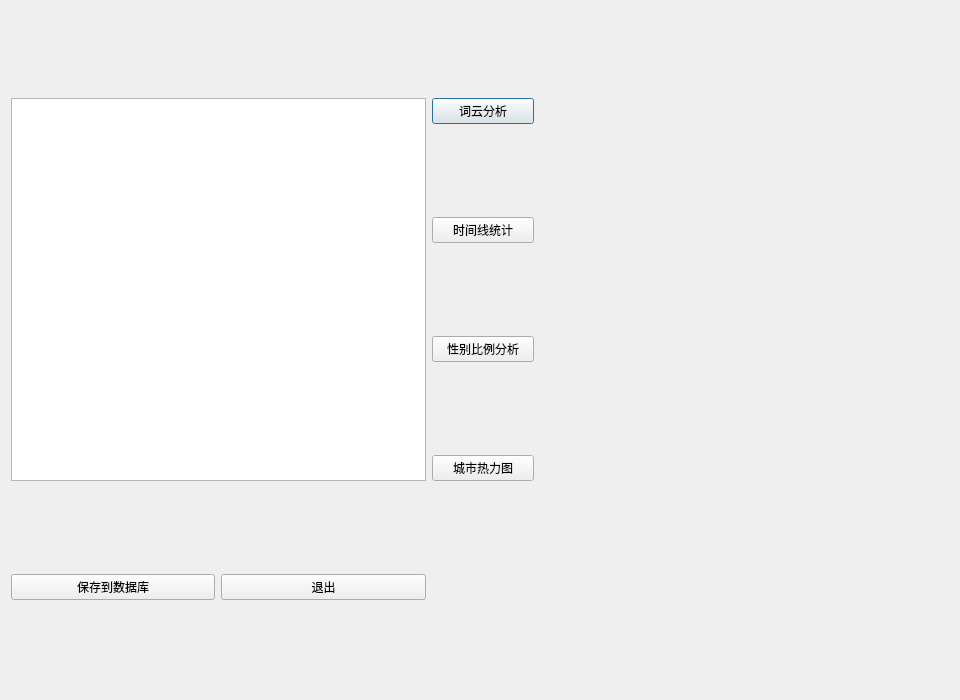
<?xml version="1.0" encoding="UTF-8"?>
<ui version="4.0">
 <class>table_dialog</class>
 <widget class="QDialog" name="table_dialog">
  <property name="geometry">
   <rect>
    <x>0</x>
    <y>0</y>
    <width>960</width>
    <height>700</height>
   </rect>
  </property>
  <property name="windowTitle">
   <string>Dialog</string>
  </property>
  <layout class="QGridLayout" name="gridLayout" rowstretch="2,2,2,2,1" columnstretch="2,2,1,4">
   <item row="0" column="0" rowspan="4" colspan="2">
    <widget class="TableWidget" name="table"/>
   </item>
   <item row="0" column="2">
    <widget class="PrimaryPushButton" name="wordcloud">
     <property name="text">
      <string>词云分析</string>
     </property>
    </widget>
   </item>
   <item row="1" column="2">
    <widget class="PrimaryPushButton" name="timeline_analysis">
     <property name="text">
      <string>时间线统计</string>
     </property>
    </widget>
   </item>
   <item row="2" column="2">
    <widget class="PrimaryPushButton" name="gender_analysis">
     <property name="text">
      <string>性别比例分析</string>
     </property>
    </widget>
   </item>
   <item row="3" column="2">
    <widget class="PrimaryPushButton" name="city_hot">
     <property name="text">
      <string>城市热力图</string>
     </property>
    </widget>
   </item>
   <item row="4" column="0">
    <widget class="PrimaryPushButton" name="save_to_database">
     <property name="text">
      <string>保存到数据库</string>
     </property>
    </widget>
   </item>
   <item row="4" column="1">
    <widget class="PrimaryPushButton" name="cancle">
     <property name="text">
      <string>退出</string>
     </property>
    </widget>
   </item>
   <item row="0" column="3" rowspan="4">
    <widget class="PixmapLabel" name="show_label"/>
   </item>
  </layout>
 </widget>
 <customwidgets>
  <customwidget>
   <class>PushButton</class>
   <extends>QPushButton</extends>
   <header>qfluentwidgets</header>
  </customwidget>
  <customwidget>
   <class>PrimaryPushButton</class>
   <extends>PushButton</extends>
   <header>qfluentwidgets</header>
  </customwidget>
  <customwidget>
   <class>PixmapLabel</class>
   <extends>QLabel</extends>
   <header>qfluentwidgets</header>
  </customwidget>
  <customwidget>
   <class>TableWidget</class>
   <extends>QTableWidget</extends>
   <header>qfluentwidgets</header>
  </customwidget>
 </customwidgets>
 <resources/>
 <connections/>
</ui>
